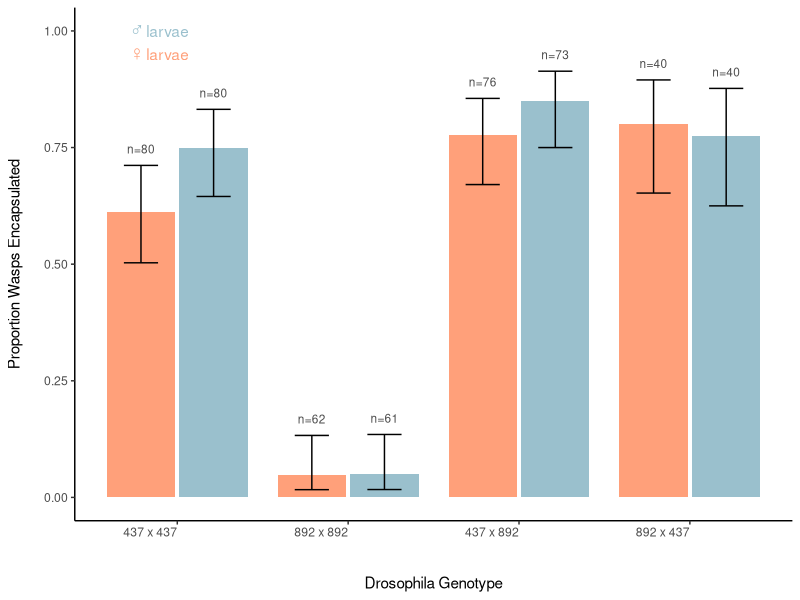

Write the R code that produced this figure. (Note: this script raises an error after producing the figure.)
library(ggplot2)
library(plyr)
library(Hmisc)
library(lme4)
library(multcomp)

setwd(dirname(rstudioapi::getActiveDocumentContext()$path))

data = read.csv('DGRP_Dominance_Results_Combined.csv', header=T, fileEncoding="UTF-8-BOM")
head(data)
data$ID=as.factor(paste(data$Female,'x',data$Male))

### all the different DGRP crosses that were analysed
data$ID=factor(data$ID, levels=c("437 x 437", "892 x 892", "437 x 892","892 x 437", 
                                 "566 x 566", "566 x 892", "892 x 566", 
                                 "589 x 589", "748 x 748", "589 x 748", "748 x 589"))
#remove unparasitised larvae
data = data[which(!data$Resistance_Phenotype=="<NA>"),]

#calculate Resistance as a proportion of resistant larvae per sample
data_summary = ddply(data,.(Cross_Type,ID,Sex),  summarise,
                     Proportion_Resistance = sum(Resistance_Phenotype=='Resistant')/(sum(Resistance_Phenotype=='Resistant')+sum(Resistance_Phenotype=='Susceptible')),
                     Lower_Confidence_Interval_Value = binconf(x=sum(Resistance_Phenotype=='Resistant'), n=(sum(Resistance_Phenotype=='Resistant')+sum(Resistance_Phenotype=='Susceptible')), alpha=0.05, method='wilson')[2],
                     Upper_Confidence_Interval_Value = binconf(x=sum(Resistance_Phenotype=='Resistant'), n=(sum(Resistance_Phenotype=='Resistant')+sum(Resistance_Phenotype=='Susceptible')), alpha=0.05, method='wilson')[3],
                     total=(sum(Resistance_Phenotype=='Resistant')+sum(Resistance_Phenotype=='Susceptible')))




######### To plot data
data2=data_summary[data_summary$ID %in% c("437 x 437", "892 x 892", "437 x 892",  "892 x 437"),]

p1 = ggplot(data2, aes(x=ID, y=Proportion_Resistance,ymin=Lower_Confidence_Interval_Value, ymax=Upper_Confidence_Interval_Value,fill=Sex))+
  geom_bar(stat='identity', 
                    width=0.8,position=position_dodge(width=0.85))+
  geom_errorbar( width=.4,position=position_dodge(width=0.85))+ 
  
  ylim(0,1)+
  guides(fill=FALSE)+
  theme_bw()+
  scale_fill_manual(values=c("Male"="lightblue3","Female"="lightsalmon"))+
  theme(panel.grid = element_blank())+
  theme(panel.border =element_blank())+
  theme(axis.line = element_line(colour="black"))+
    theme(axis.text.x = element_text(angle = 0, hjust = 1))+
  ylab('Proportion Wasps Encapsulated\n')+
  xlab('\n\nDrosophila Genotype')+
  annotate('text', x = 0.9, y = 0.95, label = "\u2640 larvae",colour="lightsalmon")+
  annotate('text', x = 0.9, y = 1, label = "\u2642 larvae",colour="lightblue3")+
  geom_text(aes(x=ID,y=Upper_Confidence_Interval_Value+0.035, label=paste('n=',total, sep='')), size=3,colour = "grey30",position=position_dodge(width=0.85))
  


#use this to embed male and female symbols in pdf. Think only works on mac (?)
p1
quartz.save(type = "pdf", file="autosomal_dominant.pdf",height=5,width=3.6)



#cartoon of chromosomes

space=0.2
s=0.28

ax=c(1,2+s,4,5+s,7,8+s,10,11+s)
Fem_ax=ax[c(1,3,5,7)]

x=c(4,4,4,
    8,8,8,
    4,8,4,
    4,8,8)
aut=c(4,4,4,4,
      8,8,8,8,
      4,8,4,8,
      4,8,4,8)


pdf(file='chromosome cartoon2.pdf',height=3,width=7.3)
par(bg = "white") 
plot(NULL, xlim=c(0,13), ylim=c(-1,3), ylab="y label", xlab="x lablel")


#X chromsomes
ax2=sort(c(ax,Fem_ax+space))
for (i in 1:length(ax2)){
  colour=ifelse(x[i]==4,"red","blue")
  lines(x=c(ax2[i],ax2[i]),y=c(2,2.5),col=colour,lwd=5)
}
#2 chromsomes
ax2=sort(c(ax,ax+space))
for (i in 1:length(ax2)){
  colour=ifelse(aut[i]==4,"red","blue")
  lines(x=c(ax2[i],ax2[i]),y=c(1,1.7),col=colour,lwd=5)
}
#3 chromsomes
ax2=sort(c(ax,ax+space))
for (i in 1:length(ax2)){
  colour=ifelse(aut[i]==4,"red","blue")
  lines(x=c(ax2[i],ax2[i]),y=c(0,0.7),col=colour,lwd=5)
}



text(0,2.3,'X',cex=1.3)
text(0,1.32,'2',cex=1.3)
text(0,0.35,'3',cex=1.3)
text(12.5,2,'437',col='red',cex=1.3)
text(12.5,1,'892',col='blue',cex=1.3)

dev.off()
### Stats to test effect of cross on encapsulation
data_comb1 <- data[data$ID %in% c("437 x 437", "892 x 892", "437 x 892", "892 x 437"),]
data_comb1 <- droplevels(data_comb1)
data_comb1$Replica_ID = paste(data_comb1$Replica,data_comb1$Dissection_Date, sep=',' )
glmer_model_comb<-glmer(data=data_comb1, as.factor(Resistance_Phenotype)~ID+Sex+(1|Replica_ID)+(1|Dissection_Date),family="binomial")
summary(glmer_model_comb)
#dissection date explains no variance- remove from model
glmer_model_comb1<-glmer(data=data_comb1, as.factor(Resistance_Phenotype)~ID+Sex+(1|Replica_ID),family="binomial")

glmer_model_comb1_2 <-glmer(data=data_comb1, as.factor(Resistance_Phenotype)~ID+(1|Replica_ID),family="binomial")

anova(glmer_model_comb1,glmer_model_comb1_2)

summary(glmer_model_comb1)
summary(glht(glmer_model_comb1, linfct = mcp(ID = "Tukey")), test = adjusted("holm"))
